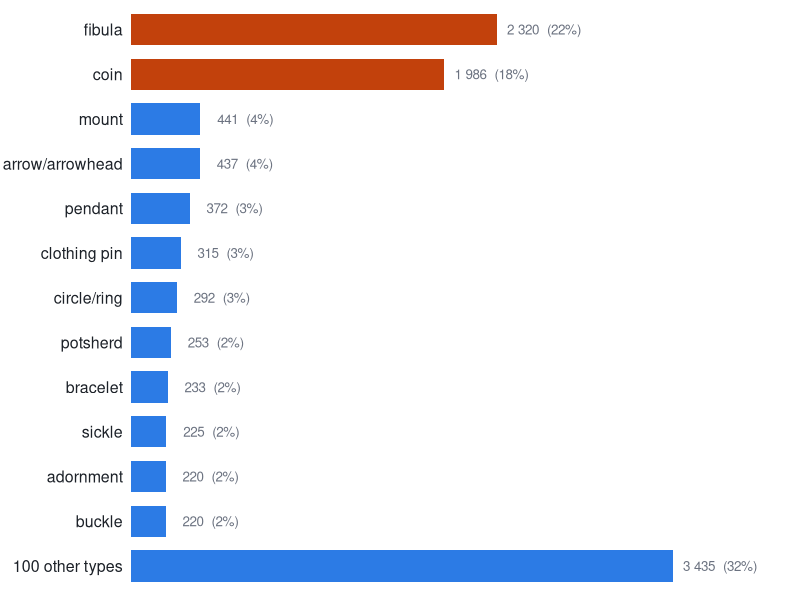
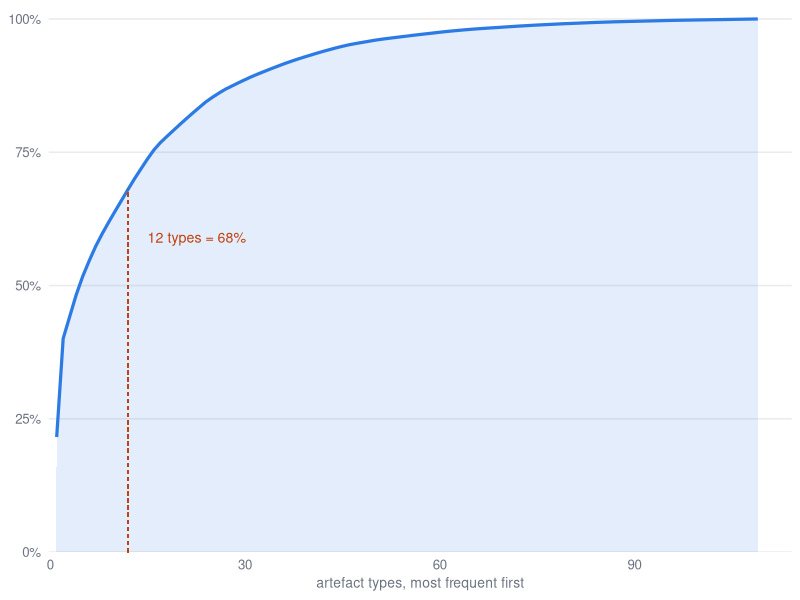

Here is the R script that generated these plots, in order:
## ---- chunk 1
#| label: setup
#| include: false
library(dplyr)
library(ggplot2)
library(readr)

knitr::opts_chunk$set(echo = FALSE, warning = FALSE, message = FALSE,
                      dev = "ragg_png", dpi = 200)

# Aggregates only — the 18 MB COCO export stays in temp/, out of the repository.
# Regenerate with:  python3 materials/artefacts/make_images.py
counts <- readr::read_csv("data/category_counts.csv", show_col_types = FALSE)
summ <- readr::read_csv("data/dataset_summary.csv", show_col_types = FALSE) |>
  (\(d) setNames(as.list(d$value), d$key))()
# PAS (FISH object types) -> AMČR-PAS SKOS mapping; counts are validated rows only.
skos <- readr::read_csv("data/pas2amcr_summary.csv", show_col_types = FALSE) |>
  (\(d) setNames(as.list(d$value), d$key))()

# Fall back cleanly on a machine without the font (or without systemfonts).
FAM <- tryCatch(
  if ("Alegreya Sans" %in% systemfonts::system_fonts()$family) "Alegreya Sans" else "sans",
  error = function(e) "sans")
BLUE <- "#2c7be5"
ORANGE <- "#c2410c"
INK  <- "#1c2128"
MUTE <- "#6b7280"
## ---- chunk 2
#| label: chart-longtail
#| fig-width: 11.4
#| fig-height: 3.5
top <- counts |> slice_head(n = 12)
rest <- counts |> slice_tail(n = nrow(counts) - 12)
d <- bind_rows(top, tibble(category = paste(nrow(rest), "other types"),
                           n = sum(rest$n), pct = sum(rest$pct)))
d$category <- factor(d$category, levels = rev(d$category))
d$hi <- d$category %in% c("fibula", "coin")

ggplot(d, aes(n, category, fill = hi)) +
  geom_col(width = 0.7) +
  geom_text(aes(label = paste0(format(n, big.mark = " "), "  (", round(pct), "%)")),
            hjust = -0.14, family = FAM, size = 3.4, colour = MUTE) +
  scale_fill_manual(values = c(`TRUE` = ORANGE, `FALSE` = BLUE), guide = "none") +
  scale_x_continuous(expand = expansion(mult = c(0, 0.22))) +
  labs(x = NULL, y = NULL) +
  theme_minimal(base_family = FAM, base_size = 13) +
  theme(panel.grid = element_blank(), axis.text.x = element_blank(),
        axis.text.y = element_text(colour = INK, size = 11.5, hjust = 1),
        plot.margin = margin(2, 6, 2, 2))
## ---- chunk 3
#| label: chart-cumulative
#| fig-width: 5.4
#| fig-height: 3.0
cum <- counts |> mutate(i = row_number(), cum = cumsum(pct))
ggplot(cum, aes(i, cum)) +
  geom_area(fill = BLUE, alpha = 0.13) +
  geom_line(colour = BLUE, linewidth = 1.1) +
  geom_segment(x = 12, xend = 12, y = 0, yend = cum$cum[12],
               colour = ORANGE, linewidth = 0.6, linetype = "22") +
  annotate("text", x = 15, y = cum$cum[12] - 9, hjust = 0, family = FAM, size = 3.6,
           colour = ORANGE, label = paste0("12 types = ", round(cum$cum[12]), "%")) +
  scale_x_continuous(expand = expansion(mult = c(0.01, 0.02))) +
  scale_y_continuous(limits = c(0, 100), expand = expansion(mult = c(0, 0.02)),
                     labels = function(x) paste0(x, "%")) +
  labs(x = "artefact types, most frequent first", y = NULL) +
  theme_minimal(base_family = FAM, base_size = 12) +
  theme(panel.grid.minor = element_blank(),
        panel.grid.major.x = element_blank(),
        axis.title.x = element_text(colour = MUTE, size = 10),
        axis.text = element_text(colour = MUTE))
